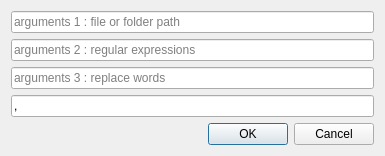
<?xml version="1.0" encoding="UTF-8"?>
<ui version="4.0">
 <class>RegExpInputRenameDialog</class>
 <widget class="QDialog" name="RegExpInputRenameDialog">
  <property name="geometry">
   <rect>
    <x>0</x>
    <y>0</y>
    <width>385</width>
    <height>150</height>
   </rect>
  </property>
  <property name="windowTitle">
   <string>Dialog</string>
  </property>
  <layout class="QVBoxLayout" name="verticalLayout">
   <item>
    <widget class="QLineEdit" name="InputlineEdit">
     <property name="placeholderText">
      <string>arguments 1 : file or folder path</string>
     </property>
    </widget>
   </item>
   <item>
    <widget class="QLineEdit" name="regExplineEdit">
     <property name="toolTip">
      <string>&lt;html&gt;&lt;head/&gt;&lt;body&gt;&lt;p&gt;When converting with multiple regular expressions, the regular expression and the replacement character are divided according to the characters specified in the next text box, and character conversion is performed from the forward.&lt;/p&gt;&lt;/body&gt;&lt;/html&gt;</string>
     </property>
     <property name="placeholderText">
      <string>arguments 2 : regular expressions</string>
     </property>
    </widget>
   </item>
   <item>
    <widget class="QLineEdit" name="replaceLineEdit">
     <property name="placeholderText">
      <string>arguments 3 : replace words</string>
     </property>
    </widget>
   </item>
   <item>
    <widget class="QLineEdit" name="separatorLineEdit">
     <property name="text">
      <string>,</string>
     </property>
     <property name="placeholderText">
      <string>arguments 4 : separator</string>
     </property>
    </widget>
   </item>
   <item>
    <widget class="QDialogButtonBox" name="buttonBox">
     <property name="orientation">
      <enum>Qt::Horizontal</enum>
     </property>
     <property name="standardButtons">
      <set>QDialogButtonBox::Cancel|QDialogButtonBox::Ok</set>
     </property>
    </widget>
   </item>
  </layout>
 </widget>
 <resources/>
 <connections>
  <connection>
   <sender>buttonBox</sender>
   <signal>accepted()</signal>
   <receiver>RegExpInputRenameDialog</receiver>
   <slot>accept()</slot>
   <hints>
    <hint type="sourcelabel">
     <x>248</x>
     <y>254</y>
    </hint>
    <hint type="destinationlabel">
     <x>157</x>
     <y>274</y>
    </hint>
   </hints>
  </connection>
  <connection>
   <sender>buttonBox</sender>
   <signal>rejected()</signal>
   <receiver>RegExpInputRenameDialog</receiver>
   <slot>reject()</slot>
   <hints>
    <hint type="sourcelabel">
     <x>316</x>
     <y>260</y>
    </hint>
    <hint type="destinationlabel">
     <x>286</x>
     <y>274</y>
    </hint>
   </hints>
  </connection>
 </connections>
</ui>
